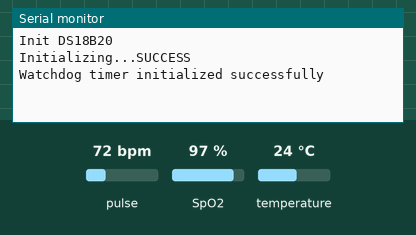
A sketch run on a simulated ESP32. Parts: the last lines printed to the serial monitor. Inputs (shaded band) come from the test bench; at power-on: pulse 72 bpm, temperature 24 °C, SpO2 97 %.

Above: at 1.2 s.
1.3 s: pulse set to 42 bpm
At 6.1 s:
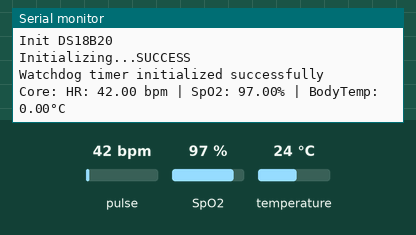
11.5 s: temperature set to 12 °C
At 12.0 s:
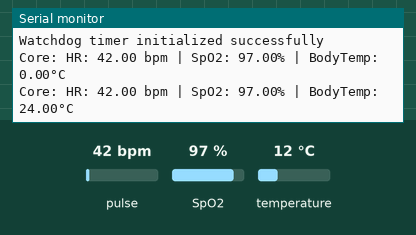
13.0 s: SpO2 set to 80 %
14.5 s: temperature set to 19 °C
At 15.8 s:
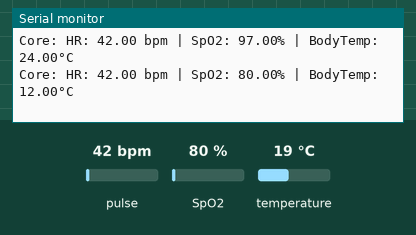

The sketch:

taskrtos.ino
```cpp
#include <Arduino.h>
#include "test_ad8232.h"
#include "test_ds18b20.h"
#include "test_max30100.h"
#include "test_dht11.h"
#include "esp_task_wdt.h"
#include <Wire.h>

// Task Handles
// TaskHandle_t TaskAD8232;
TaskHandle_t TaskDS18B20;
TaskHandle_t TaskMAX30100;
// TaskHandle_t TaskDHT11;

// Time tracking variables
unsigned long tsLastPrintECG = 0;
unsigned long tsLastPrintOther = 0;
unsigned long test = 0;

#define ECG_PRINT_PERIOD_MS 5000  // ECG (AD8232) print period 10 seconds
#define OTHER_PRINT_PERIOD_MS 5000  // Other sensors (DS18B20, MAX30100, DHT11) print period 5 seconds

// Function for MAX30100 task
void TaskReadMAX30100(void *pvParameters) {
    esp_task_wdt_add(NULL);

    while (1) {
        updateMAX30100();
        esp_task_wdt_reset();
        vTaskDelay(pdMS_TO_TICKS(110));
    }
}

// Function for AD8232 task (ECG, 10 seconds update)
// void TaskReadAD8232(void *pvParameters) {
//     while (1) {
//         if (millis() - tsLastPrintECG > ECG_PRINT_PERIOD_MS) {
//             readAD8232();  // Print ECG value
//             tsLastPrintECG = millis();  // Reset the print timer for ECG
//         }
//         vTaskDelay(pdMS_TO_TICKS(120));  // Run every 100ms
//     }
// }

// Function for DS18B20 task (Temperature, 5 seconds update)
void TaskReadDS18B20(void *pvParameters) {
    while (1) {
        if (millis() - tsLastPrintOther > OTHER_PRINT_PERIOD_MS) {
            readDS18B20();  // Print Temperature value
            tsLastPrintOther = millis();  // Reset the print timer for other sensors
        }
        vTaskDelay(pdMS_TO_TICKS(130));  // Run every 100ms
    }
}

// Function for DHT11 task (Temperature & Humidity, 5 seconds update)
// void TaskReadDHT11(void *pvParameters) {
//     while (1) {
//         if (millis() - tsLastPrintOther > OTHER_PRINT_PERIOD_MS) {
//             readDHT11();  // Print Temperature & Humidity values
//             tsLastPrintOther = millis();  // Reset the print timer for other sensors
//         }
//         vTaskDelay(pdMS_TO_TICKS(140));  // Run every 100ms
//     }
// }

void setup() {
    Serial.begin(115200);
    Wire.begin();
    // initAD8232();
    initDS18B20();
    initMAX30100();
    // initDHT11();

    // xTaskCreatePinnedToCore(
    //     TaskReadAD8232,
    //     "TaskAD8232",
    //     2048,
    //     NULL,
    //     1,
    //     &TaskAD8232,
    //     0
    // );

    xTaskCreatePinnedToCore(
        TaskReadDS18B20,
        "TaskDS18B20",
        2048,
        NULL,
        1,
        &TaskDS18B20,
        1
    );

    xTaskCreatePinnedToCore(
        TaskReadMAX30100,
        "TaskMAX30100",
        8192,
        NULL,
        1,
        &TaskMAX30100,
        0
    );

    //  xTaskCreatePinnedToCore(
    //     TaskReadDHT11,  // Function to run
    //     "TaskDHT11",   // Task name
    //     2048,             // Stack size
    //     NULL,             // Task parameters
    //     1,                // Priority
    //     &TaskDHT11,    // Task handle
    //     1                 // Run on core 1
    // );
}

void loop() {
    // Empty loop as tasks handle execution
  if(millis() - test >= 5000){
    test = millis();
    Serial.printf("Core: HR: %.2f bpm | SpO2: %.2f%% | BodyTemp: %.2f°C\n", heartRate, spO2, body_temp);
  }
}
```

test_ad8232.cpp
```cpp
#include <Arduino.h>
#include "test_ad8232.h"

#define ECG_PIN 34
#define LO_PLUS 35
#define LO_MINUS 36
#define BUZZER_PIN 27  // ขาของ Buzzer

void initAD8232() {
    Serial.println("Init AD8232");
    pinMode(ECG_PIN, INPUT);
    pinMode(LO_PLUS, INPUT);
    pinMode(LO_MINUS, INPUT);
    pinMode(BUZZER_PIN, OUTPUT);  // กำหนดขา Buzzer เป็น OUTPUT
}

void readAD8232() {
    // อ่านค่า ECG จากเซ็นเซอร์ AD8232
    int ecgValue = analogRead(ECG_PIN);
    int loPlusStatus = digitalRead(LO_PLUS);
    int loMinusStatus = digitalRead(LO_MINUS);

    // แสดงค่าที่อ่านจาก AD8232
    Serial.printf("ECG: %d | LO+: %d | LO-: %d\n", ecgValue, loPlusStatus, loMinusStatus);

    // คำนวณการปรับความถี่ของ Buzzer ตามค่า ECG (เพิ่มหรือลดความถี่)
    int buzzerFrequency = map(ecgValue, 0, 1023, 200, 1000);  // ปรับช่วงความถี่เป็น 200-1000 Hz

    // หากค่า ECG เป็น 0 (ไม่สามารถอ่านได้หรืออิเล็กโทรดหลุด) ให้ Buzzer ดังยาวๆ
    if (ecgValue == 0) {
        tone(BUZZER_PIN, 1000);  // เสียงดังยาวๆ
    } else {
        tone(BUZZER_PIN, buzzerFrequency);  // ปรับความถี่ตามค่า ECG
    }

    // ให้ Buzzer เล่นเสียงในระยะเวลาที่กำหนด
    delay(100);  // ใช้เวลาประมาณ 100ms ก่อนทำการอ่านค่าใหม่

    // หยุดเสียง Buzzer เมื่อครบเวลา
    noTone(BUZZER_PIN);
}
```

test_ad8232.h
```cpp
#ifndef TEST_AD8232_H
#define TEST_AD8232_H

void initAD8232();
void readAD8232();

#endif
```

test_dht11.cpp
```cpp
// test_dht11.cpp
#include "test_dht11.h"

DHT dht(DHTPIN, DHTTYPE);

void initDHT11() {
    Serial.println("Initializing DHT11...");
    dht.begin();
}

void readDHT11() {
    delay(2000);
    float temperature = dht.readTemperature();
    float humidity = dht.readHumidity();

    if (isnan(temperature) || isnan(humidity)) {
        Serial.println("Failed to read from DHT11 sensor!");
        return;
    }

    Serial.print("Temperature: ");
    Serial.print(temperature);
    Serial.print(" °C | Humidity: ");
    Serial.print(humidity);
    Serial.println(" %");
}
```

test_dht11.h
```cpp
// test_dht11.h
#ifndef TEST_DHT11_H
#define TEST_DHT11_H

#include <Arduino.h>
#include <DHT.h>

#define DHTPIN 14  // Define the pin where the DHT11 sensor is connected
#define DHTTYPE DHT11

void initDHT11();
void readDHT11();

#endif
```

test_ds18b20.cpp
```cpp
#include <Arduino.h>
#include <OneWire.h>
#include <DallasTemperature.h>
#include "test_ds18b20.h"

OneWire oneWire(26);
DallasTemperature sensors(&oneWire);
float body_temp;

void initDS18B20() {
    Serial.println("Init DS18B20");
    sensors.begin();
}

void readDS18B20() {
    sensors.requestTemperatures();
    body_temp = sensors.getTempCByIndex(0);

    // ตรวจสอบถ้าอุณหภูมิเป็น -127.00°C (ค่าเริ่มต้นเมื่อเซ็นเซอร์ไม่สามารถอ่านค่าได้)
    if (body_temp == -127.00) {
      body_temp = 0.00;  // กำหนดให้เป็น 0 หากอ่านค่าไม่ได้
    }

    // Serial.printf("Temp: %.2f°C | %.2f°F\n", tempC, sensors.toFahrenheit(tempC));
}
```

test_ds18b20.h
```cpp
#ifndef TEST_DS18B20_H
#define TEST_DS18B20_H

#include <OneWire.h>
#include <DallasTemperature.h>

// Declare OneWire and DallasTemperature objects
extern OneWire oneWire;
extern DallasTemperature sensors;
extern float body_temp;

void initDS18B20();
void readDS18B20();

#endif
```

test_max30100.cpp
```cpp
#include <Wire.h>
#include <Arduino.h>
#include "MAX30100_PulseOximeter.h"
#include "esp_task_wdt.h"
#include "test_max30100.h"

#define PRINT_PERIOD_MS         10000  // Print period of 10 seconds
#define WATCHDOG_TIMEOUT_MS     12000  // Watchdog timeout in milliseconds (30 seconds)

PulseOximeter pox;
long unsigned tsLastPrint = 0;

// Variables to store the latest heart rate and SpO2 values
float heartRate = 0.0;
float spO2 = 0.0;

void initMAX30100() {
  Serial.print("Initializing...");

  // Initialize the PulseOximeter instance
  if (!pox.begin()) {
    Serial.println("MAX30100 was not found. Please check the wiring/power.");
    while (true);  // Halt execution
  } else {
    Serial.println("SUCCESS");
  }

  // Configure ESP32 Watchdog Timer
  esp_task_wdt_config_t wdt_config = {
    .timeout_ms = WATCHDOG_TIMEOUT_MS,  // 30 seconds timeout
    .idle_core_mask = 0,                // Apply to core 0 only
    .trigger_panic = true                // Restart ESP32 if watchdog is triggered
  };

  if (esp_task_wdt_reconfigure(&wdt_config) != ESP_OK) {
    Serial.println("Error initializing the watchdog");
  } else {
    Serial.println("Watchdog timer initialized successfully");
  }
}

void updateMAX30100() {
  float currentHeartRate = 3.0, currentSpO2 = 3.0;

  // Update pulse oximeter data
  pox.update();
  currentHeartRate = pox.getHeartRate();
  currentSpO2 = pox.getSpO2();

  // Only store values if they are greater than 0 (valid)
  if (currentHeartRate > 0) {
    heartRate = currentHeartRate;
  }
  if (currentSpO2 > 0) {
    spO2 = currentSpO2;
  }

  // Print heart rate and SpO2 levels every 10 seconds
  if (millis() - tsLastPrint > PRINT_PERIOD_MS) {
    // Serial.println("Heart rate: " + String(heartRate) + " bpm / SpO2: " + String(spO2) + "%");
    // Reset the watchdog timer
    esp_task_wdt_reset();
    tsLastPrint = millis();
  }

  // Reset the watchdog timer periodically to prevent reboot
  esp_task_wdt_reset();
}
```

test_max30100.h
```cpp
#ifndef TEST_MAX30100_H
#define TEST_MAX30100_H

#include "MAX30100_PulseOximeter.h"

extern PulseOximeter pox;  // ใช้ extern เพื่อลดการประกาศซ้ำ
extern float heartRate;
extern float spO2;
extern unsigned long tsLastPrint;

void initMAX30100();
void updateMAX30100();

#endif
```

Measured:
- after the input at 1.3 s, the serial monitor: prints a new line after 3.7 s (image 1)
